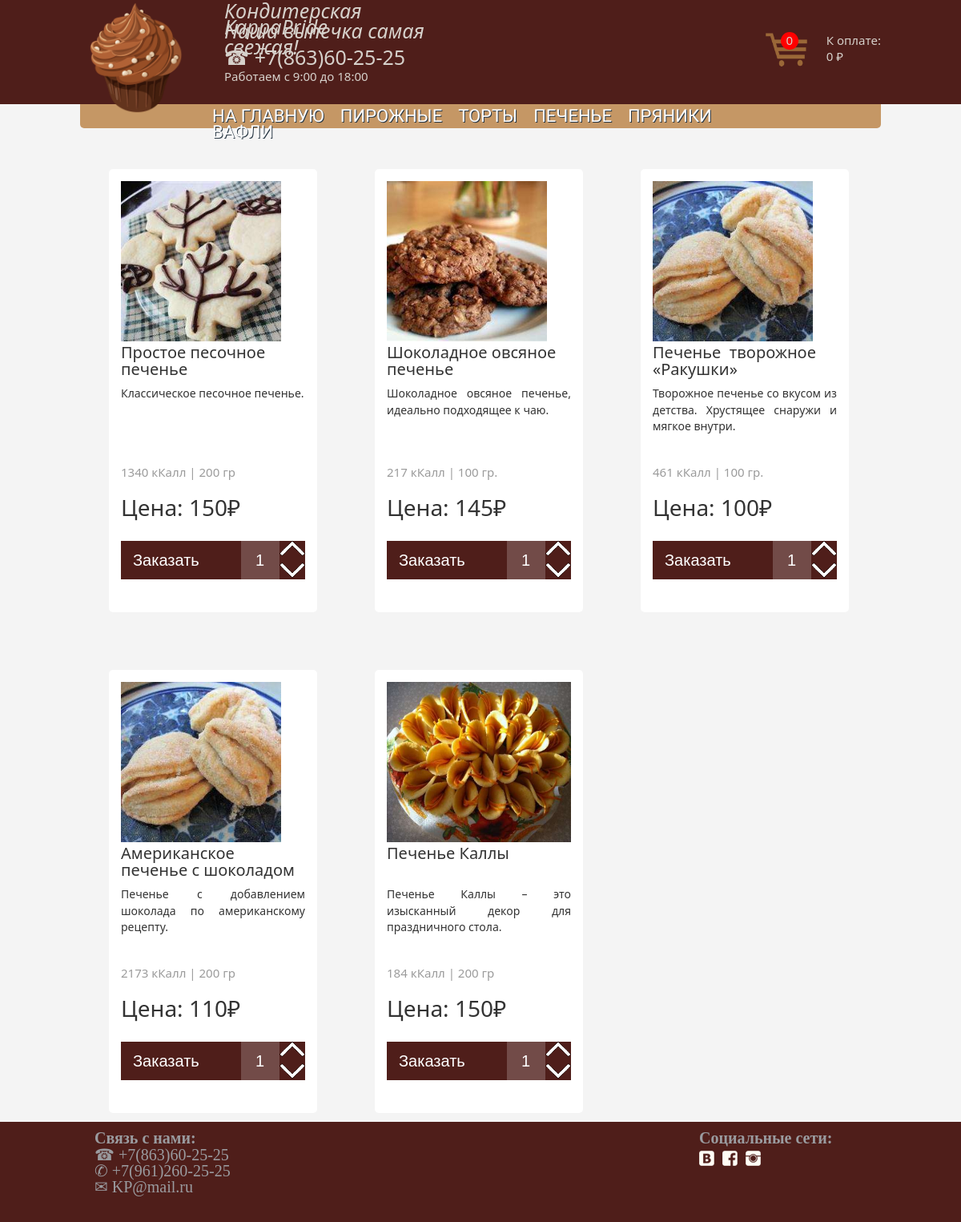
/biscuit.php, run on the app's committed database.
### tables this page shows
CREATE TABLE `Tovar` (
  `id` int(11) NOT NULL,
  `category` varchar(15) NOT NULL,
  `page_name` varchar(50) NOT NULL
);

CREATE TABLE `assortiment_tovarov` (
  `id` int(11) NOT NULL,
  `name` varchar(50) NOT NULL,
  `tovar_category` varchar(50) NOT NULL,
  `picture` varchar(200) NOT NULL,
  `price` int(11) NOT NULL,
  `description` varchar(100) NOT NULL,
  `keep` varchar(20) NOT NULL
);

### biscuit.php (called while the page is built)
<?php
$title_text = "Печенье";
require_once('piece/header.php');
require_once('piece/contents.php');
require_once('piece/footers.php');
?>

### piece/contents.php (the view, shortened to what this page needs)
<?php
	$sqlTovQuery = mysql_query('Select * from assortiment_tovarov where tovar_category = "'.$title_text.'"');
	echo '<div id="wrapper">
		<div id="middle">
			<div id="content_tovars">';
			while ($resultTovQuery = mysql_fetch_array($sqlTovQuery))
			{
				echo '<div class="tovar_block">';
					$way = '"tovarspictures/';
					$wayout = '">';
					echo '<div class="tovar_pic">';
						echo '<img src=' . $way . $resultTovQuery["picture"] . $wayout . '</a>';
					echo '</div>';
					echo '<div class="tovar_info">';
						echo '<div class="tovar_title">';
							echo '<span class="item_title">'.$resultTovQuery["name"].'</span>';
						echo '</div>';
						echo '<div class="tovar_desc">';
							echo '<p>'.$resultTovQuery["description"].'</p>';
						echo '</div>';
						echo '<div class="tovar_product_info">';
							echo '<div class="product_keep">';
								echo '<p>'.$resultTovQuery["keep"].'</p>';
							echo '</div>';
							echo '<div class="product_price">';
								echo '<p>Цена: <span class="item_price">'.$resultTovQuery["price"].'</span>&#x20bd;</p>';
							echo '</div>';
						echo '</div>';
						echo '<div class="tovar_controls" data-trigger="spinner">';
							echo '<div class="cart_count">';
								echo '<div class="add_block">';
								echo '</div>';
								echo '<div>';
									  echo '<input type="text" class="count_txt" value="1" data-max = "100" data-min = "1"  data-ruler="quantity" readonly>';
								echo '</div>';
							echo '</div>';
							echo '<div class="btns">';
								echo '<button class="count_btn_plus"  type="button" data-spin="up"></button>';
								echo '<button class="count_btn_minus" type="button" data-spin="down"></button>';
							echo '</div>';
						echo '</div>';
					echo '</div>';
				echo '<button class="add_to_cart" data-id="'.$resultTovQuery["id"].'">Заказать</button>';
				echo '</div>';
			}
		echo'</div>
	</div>
</div>';
?>

### piece/header.php (shortened to what this page needs)
<!doctype html>
<html>
<head>
<link rel="stylesheet" href="style.css" type="text/css">
<link rel="stylesheet" href="reset.css" type="text/css">
</head>
<body>
<div id="headerInner">
	<div id="header">
			<div id="logo_img">
				<a href="index.php"><img src="image/logo.png" title="Вернуться на главную"></a>
			</div>
			<div id="header_name">
				<span id="name">Кондитерская KappaPride</span><br>
				<span id="slogan">Наша выпечка самая свежая!</span><br>
				<span id="header_contacts"><a href="tel: +7(863)60-25-25">&#9742; +7(863)60-25-25</a><br>
					Работаем с 9:00 до 18:00</span>
			</div>
			<div id="cart">
				<a href="cart.php"><img src="image/cart.png">
				<div id="cart_count">
					<p id="cartCount">
				 </p>
				</div><span id="cart_price">К оплате:<br>
				<p id="cartPrice">
				 </p>&nbsp;₽</span></a>
			</div>
		<div id="menu">
				<ul class="clearfix">
					<?php
						$sql = mysql_query("SELECT category FROM Tovar");
						$sql_page_name = mysql_query("SELECT page_name FROM Tovar");
						while ($result_page_name = mysql_fetch_array($sql_page_name) and $result = mysql_fetch_array($sql))
						{
							echo '<li><a href="' . $result_page_name["page_name"] . '">' . $result["category"] . '</a></li>';
						}
					?>
				</ul>
			</div>
	</div>
</div>

### piece/footers.php
<div id="footer">
	<div id="footer2">
			<div id="contacts_footer">
				<ul>
					<li><b>Связь с нами:</b></li>
					<li><a href="tel: +7(863)60-25-25">&#9742; +7(863)60-25-25</a></li>
					<li><a href="tel: +7 (961) 260-25-25">&#9990; +7(961)260-25-25</a></li>
					<li><a href="mailto:KP@mail.ru">&#9993; KP@mail.ru</a></li>
				</ul>
			</div>
			<div id="social_footer">
				<ul>
					<b>Социальные сети:</b><br>
					<li><a href="https://vk.com/"><img src="image/social_footer/1_07.png"></a></li>
					<li><a href="https://facebook.com/"><img src="image/social_footer/1_09.png"></a></li>
					<li><a href="https://www.instagram.com"><img src="image/social_footer/1_05.png"></a></li>
				</ul>
			</div>
		</div>
	</div>
</body>
</html>

### data on the page
tovar: category "НА ГЛАВНУЮ"
tovar: category "ПИРОЖНЫЕ"
tovar: category "ТОРТЫ"
tovar: category "ПЕЧЕНЬЕ"
tovar: category "ПРЯНИКИ"
tovar: category "ВАФЛИ"
assortiment_tovarov: picture (picture), name "Простое песочное печенье", description "Классическое песочное печенье.", keep "1340 кКалл | 200 гр", price "150"
assortiment_tovarov: picture (picture), name "Шоколадное овсяное печенье", description "Шоколадное овсяное печенье, идеально подходящее к чаю.", keep "217 кКалл | 100 гр.", price "145"
assortiment_tovarov: picture (picture), name "Печенье творожное «Ракушки»", description "Творожное печенье со вкусом из детства. Хрустящее снаружи и мягкое внутри.", keep "461 кКалл | 100 гр.", price "100"
assortiment_tovarov: picture (picture), name "Американское печенье с шоколадом", description "Печенье с добавлением шоколада по американскому рецепту.", keep "2173 кКалл | 200 гр", price "110"
assortiment_tovarov: picture (picture), name "Печенье Каллы", description "Печенье Каллы – это изысканный декор для праздничного стола.", keep "184 кКалл | 200 гр", price "150"
